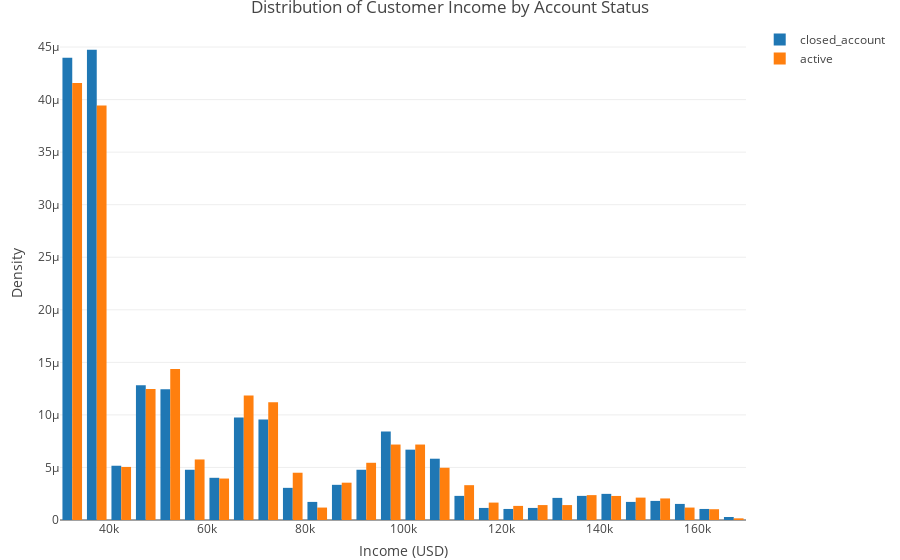

This figure's notebook cell:
### Markdown cell above
## Supporting Analysis

### Code cell
credit_card_df %>%
  group_by(customer_status) %>%
  summarise(avg_income = mean(income))

library(plotly)
p <- plot_ly(credit_card_df, x = ~income, color = ~customer_status, 
              type = "histogram", histnorm = "probability density",
              colors = c("#1f77b4", "#ff7f0e")) %>%
     layout(title = "Distribution of Customer Income by Account Status",
            xaxis = list(title = "Income (USD)"),
            yaxis = list(title = "Density"))
p

### Figure 1 — Plotly figure (JSON) as saved in the notebook; plotly's stock layout.template omitted (floating-point values rounded to 4 significant figures; data arrays with more than 128 entries replaced by an {"elided": "..."} marker saying what was removed)
{"data": [{"x": {"elided": "2092 int values"}, "histnorm": "probability density", "type": "histogram", "name": "closed_account", "marker": {"color": "rgba(31,119,180,1)", "line": {"color": "rgba(31,119,180,1)"}}, "textfont": {"color": "rgba(31,119,180,1)"}, "error_y": {"color": "rgba(31,119,180,1)"}, "error_x": {"color": "rgba(31,119,180,1)"}, "xaxis": "x", "yaxis": "y"}, {"x": {"elided": "2535 int values"}, "histnorm": "probability density", "type": "histogram", "name": "active", "marker": {"color": "rgba(255,127,14,1)", "line": {"color": "rgba(255,127,14,1)"}}, "textfont": {"color": "rgba(255,127,14,1)"}, "error_y": {"color": "rgba(255,127,14,1)"}, "error_x": {"color": "rgba(255,127,14,1)"}, "xaxis": "x", "yaxis": "y"}], "layout": {"margin": {"b": 40, "l": 60, "t": 25, "r": 10}, "title": "Distribution of Customer Income by Account Status", "xaxis": {"domain": [0, 1], "automargin": true, "title": "Income (USD)"}, "yaxis": {"domain": [0, 1], "automargin": true, "title": "Density"}, "hovermode": "closest", "showlegend": true}}
